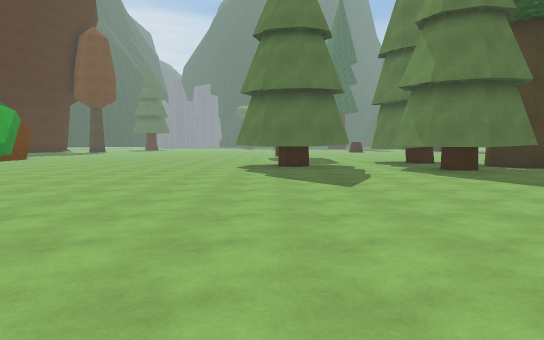
[1] (above)

24 first-person views from a walk through a 3-D level made in the Unity game engine. The camera is 1.4 m above the floor, tilts 4° down and sees 70° across. The floor is counted in squares, 2 m on a side. Each view is taken from the middle of a square. On the plan, view 1 faces up. The plan holds only what a view shows up to about 11 squares ahead; the rest is blank. The place goes on beyond the plan. The player is left out. Surface patterns are stand-ins for the level's own textures.

[2]
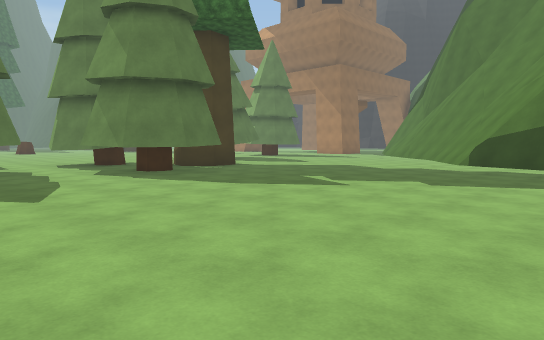

[3]
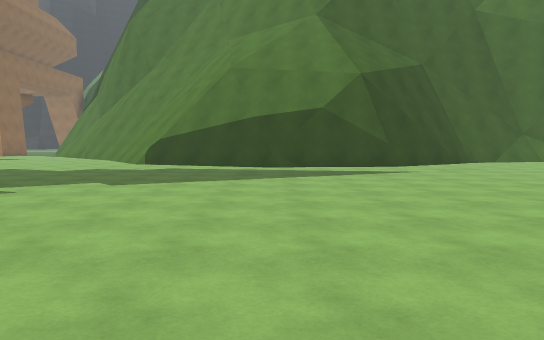

[4]
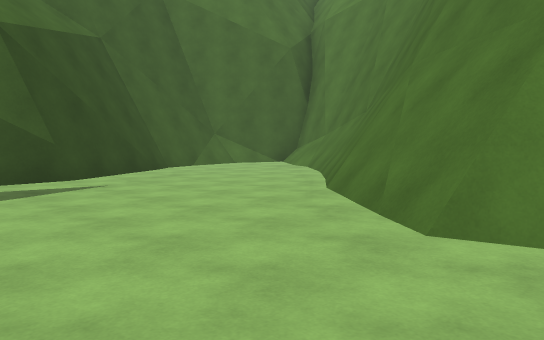

[5]
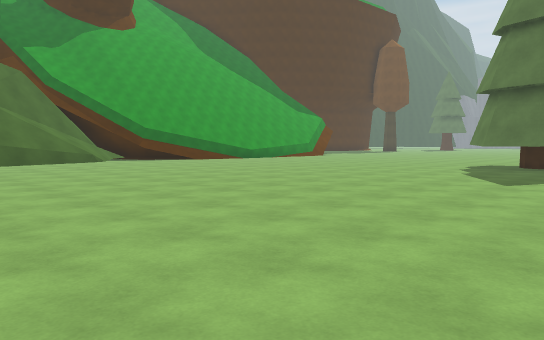

[6]
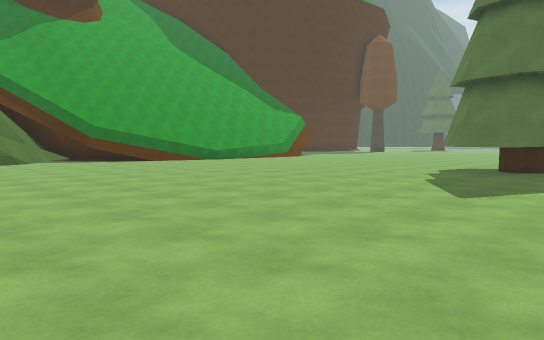

[7]
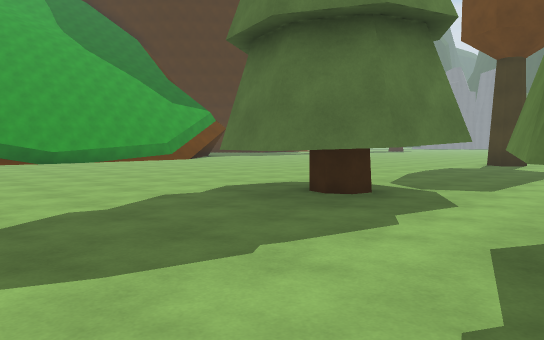

[8]
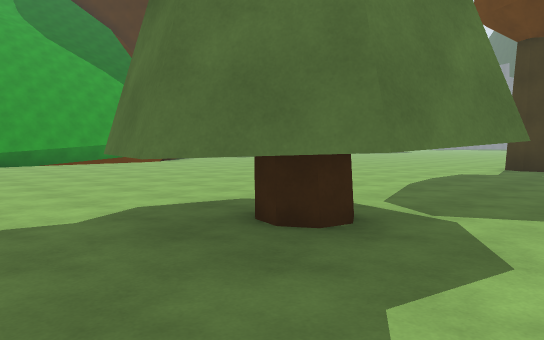

[9]
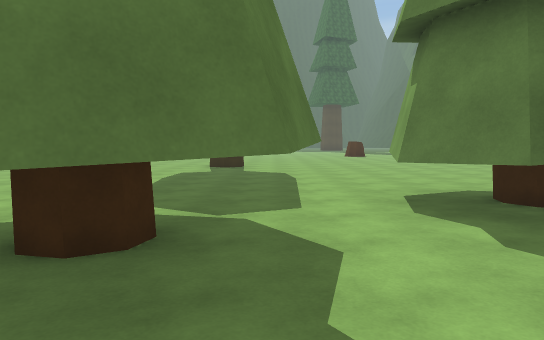

[10]
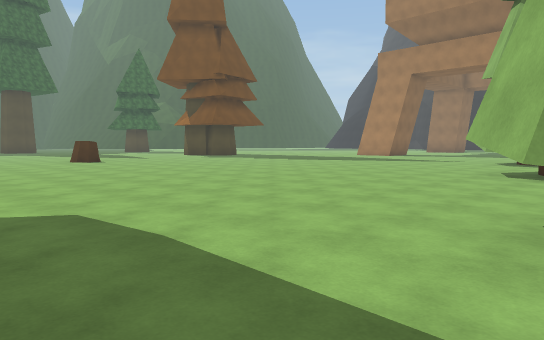

[11]
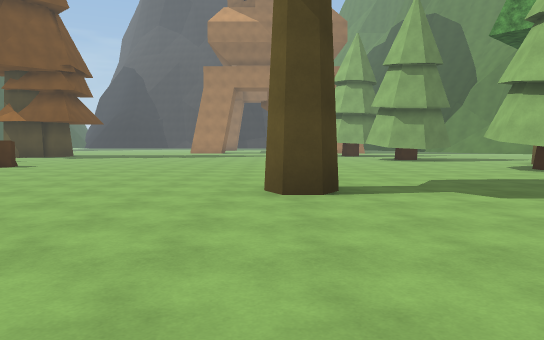

[12]
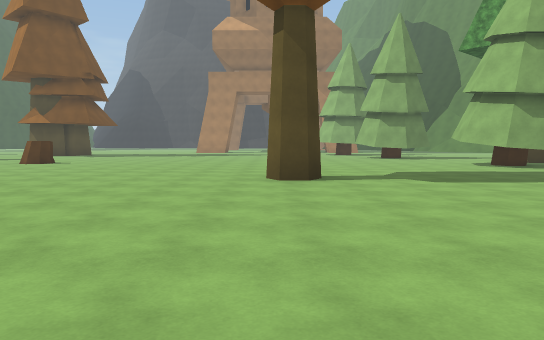

[13]
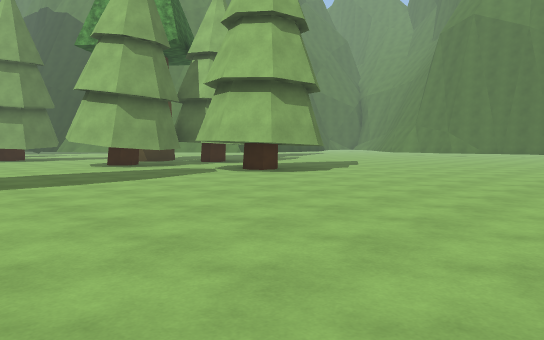

[14]
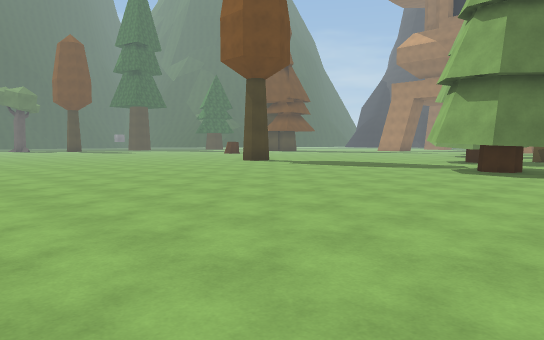

[15]
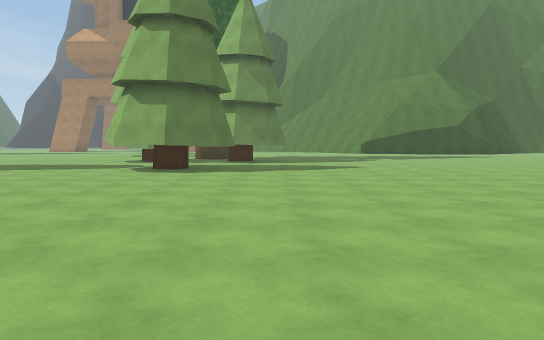

[16]
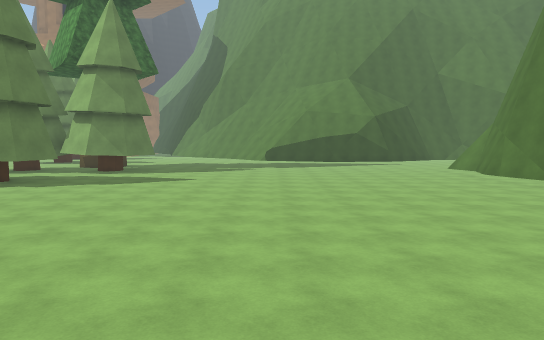

[17]
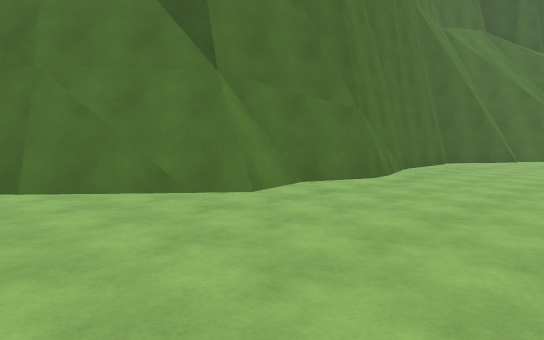

[18]
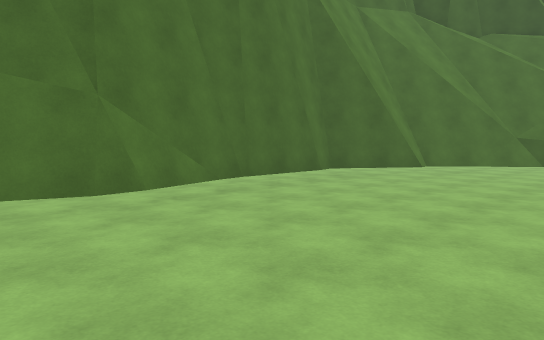

[19]
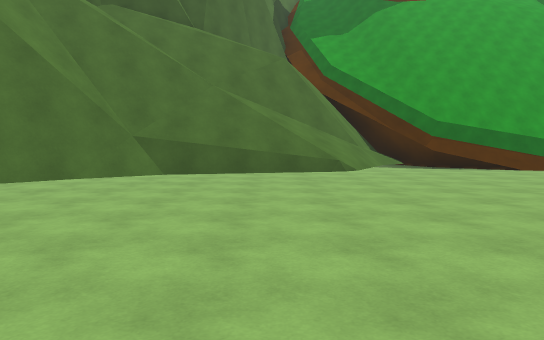

[20]
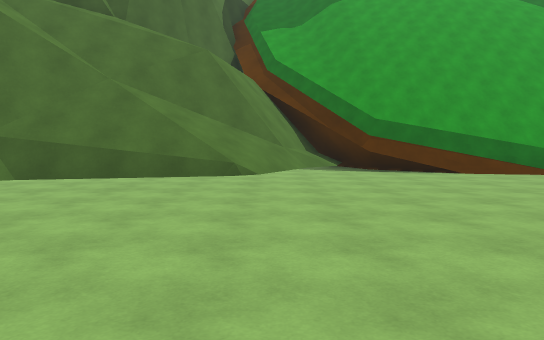

[21]
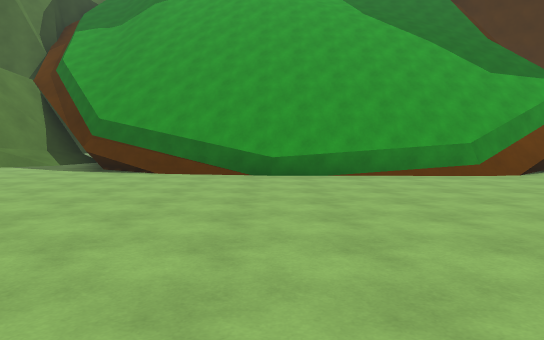

[22]
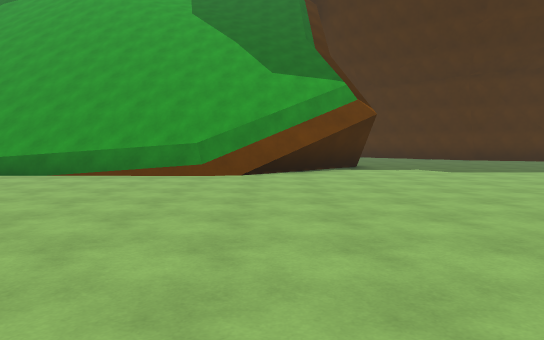

[23]
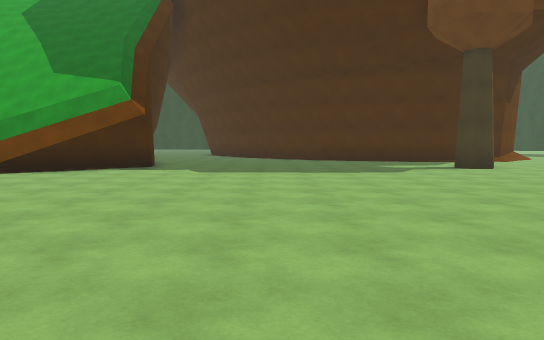

[24]
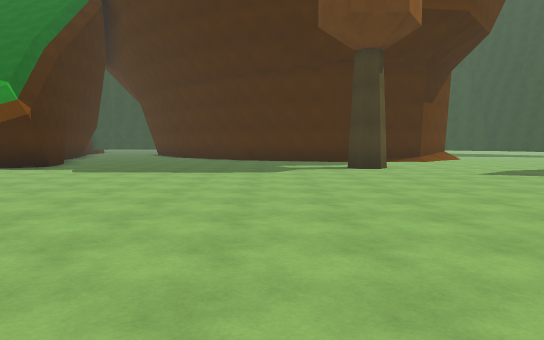

### Floor plan
Key: @ floor where view 1 was taken; # wall or solid block; . main floor; : floor 6.25 m higher than the main floor; / step, stairs or slope; = window, fence, low wall or low ledge; R tree; O other object.
Columns run from 13 left of view 1 to 12 right of it. Each row starts with its distance up from view 1.
 33 ..
 32 ....
 31 .....
 30 .......
 29 R.......           O
 28 ..........      ....
 27 ...........   ......
 26 ............ .......
 25 ....................
 24 ....................
 23 .....................
 22 ......................
 21 ..............R........
 20 ........................
 19 ##.......................
 18  #........................
 17  ##.....................
 16   #....................RR
 15   #...............# ...
 14   #..............R#
 13   #..........##..RR
 12   #.........R###.
 11   #..........RRR.   #
 10   #...........R..R# .
  9   #..............RRR.
  8  ##................... ..
  7  #.......................
  6 ##.......................
  5 #//.....................##
  4 ##///..................##
  3  =#//..................#
  2   #//..................#
  1   =///................##
  0 # :==#.......@........##
 -1 ## ###.................#
 -2      ###...............#
 -3        ##.########.....##
 -4         ###      ###....##
 -5                    #/....#
 -6                    ##/...#
 -7                     ##/..#
 -8                      ##/
 -9                       ##

Positions as (right, up) in squares from view 1, and headings:
1: (0, 0), facing up
2: (0, 1), facing up-right
3: (0, 1), facing right
4: (3, 0), facing down-right
5: (3, -1), facing up-left
6: (3, 1), facing up-left
7: (4, 7), facing up-left
8: (3, 9), facing up-left
9: (2, 9), facing up
10: (1, 14), facing up-right
11: (-5, 21), facing right
12: (-7, 21), facing right
13: (-7, 19), facing down-right
14: (-10, 9), facing up-right
15: (-10, 9), facing right
16: (-10, 4), facing right
17: (7, 1), facing down-left
18: (3, 2), facing down-left
19: (-1, 2), facing left
20: (-2, 4), facing left
21: (-2, 11), facing left
22: (-2, 17), facing left
23: (-2, 23), facing left
24: (-2, 26), facing left
